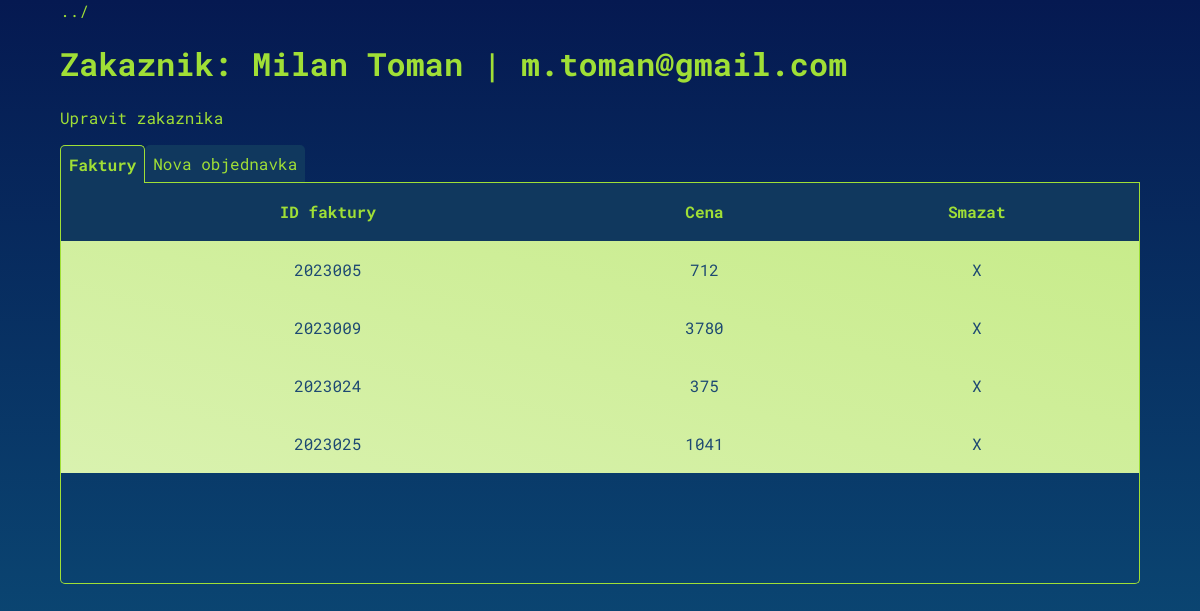
Screenshot of /zakaznik.php?id=1 with the database file from the repository.
### tables this page shows
CREATE TABLE `zakaznik` (
  `id_zak` int NOT NULL AUTO_INCREMENT,
  `jmeno` varchar(32) NOT NULL,
  `email` varchar(64) NOT NULL,
  PRIMARY KEY (`id_zak`)
);

CREATE TABLE `faktura` (
  `id_fak` int NOT NULL AUTO_INCREMENT,
  `zakaznik_id` int NOT NULL,
  `cena_fak` int NOT NULL,
  `datum` int NOT NULL,
  PRIMARY KEY (`id_fak`),
  KEY `zakaznik_id` (`zakaznik_id`),
  CONSTRAINT `faktura_ibfk_1` FOREIGN KEY (`zakaznik_id`) REFERENCES `zakaznik` (`id_zak`)
);

### inc/functions.php (called while the page is built, shortened)
<?php
    function zakaznik_faktura($pdo, $id) {
        $query = "SELECT
            jmeno, email, id_fak, cena_fak, datum, id_zak
            FROM zakaznik
            LEFT JOIN faktura ON id_zak = zakaznik_id
            WHERE id_zak = $id";
        $stmt = $pdo->prepare($query);
        $stmt->execute();
        $results = $stmt->fetchall(PDO::FETCH_ASSOC);
        if ($results) {
            return $results;
        }
        return false;
    }
    function permissions($role_id) {
        switch ($role_id) {
            case 0:
                return "all";
        }
    }

### zakaznik.php (the view, shortened to what this page needs)
<?php
require_once("inc/dbh.inc.php");
require_once("inc/functions.php");
if (isset($_GET["id"])) {
    $id = $_GET["id"];
    $zakaznik_faktura = zakaznik_faktura($conn, $id);
} else {
    header("Location: index.php");
}
$user_permissions = permissions($_SESSION["role"]);
?>
<body>
    <div class="container">
        <a href="index.php">../</a>
        <h1>Zakaznik: <?php echo $zakaznik_faktura[0]["jmeno"] . " | " . $zakaznik_faktura[0]["email"] ?></h1>
        <?php if ($user_permissions == "all") { ?>
        <a href=<?php echo "upravzakaznika.php?id=$id" ?>>Upravit zakaznika</a>
        <?php } ?>
        <nav>
            <span class="navigace <?php
                if (!isset($_GET["orderzboziby"])) {echo "active";};
             ?>" data-target="faktury">Faktury</span>
            <span class="navigace <?php
                if (isset($_GET["orderzboziby"])) {echo "active";};
             ?>" data-target="nova_o">Nova objednavka</span>
        </nav>
        <main>
            <div class="karta <?php
                if (!isset($_GET["orderzboziby"])) {echo "active";};
             ?>" id="faktury">
                <div class="table-container">
                    <?php
                        if (!empty($zakaznik_faktura[0]["id_fak"])) {
                            ?>
                        <table>
                            <thead>
                                <th>ID faktury</th>
                                <th>Cena</th>
                                <th>Smazat</th>
                            </thead>
                            <tbody>
                            <?php
                                foreach ($zakaznik_faktura as $objednavka) {
                                    ?>
                                    <tr>
                                        <td>
                                            <a href='faktura.php?id=<?php echo $objednavka["id_fak"] ?>'>
                                                <?php echo $objednavka["id_fak"] ?>
                                            </a>
                                        </td>
                                        <td> <?php echo $objednavka["cena_fak"] ?></td>
                                        <?php if ($user_permissions == "all") { ?>
                                        <td><a href='inc/smaz_fakturu.inc.php?id=<?php echo $objednavka["id_fak"] . "&id_z=" . $zakaznik_faktura[0]["id_zak"] ?> '>X</a></td>
                                        <?php } ?>
                                    </tr>
                                <?php } ?>
                            </tbody>
                        </table>
                        <?php
                            } else {
                                echo "Zakaznik nema zadne faktury";
                            }
                        ?>
                </div>
            </div>
        </main>
    </div>
</body>
</html>

### public/css/main.css (style rules this page uses)
html { height: 100vh; }
body { background-color: #1D4972 ; background-image: linear-gradient(#051951, #0c527b); color: #A0DF36; margin: 0; font-family: 'Roboto Mono', monospace; }
a { text-decoration: none; color: inherit; transition: all 0.2s; }
nav { margin-top: 2vh; margin-bottom: 0; display: flex; flex-direction: row; border-bottom: solid 1px; }
nav span { cursor: pointer; display: inline-block; padding: 0.5rem; background-color: #10385e; border-bottom: solid 1px; border-radius: 5px 5px 0 0; transform: translateY(1px); }
nav span.active { border-bottom: none; border: solid 1px; border-color: #A0DF36; border-bottom: none; color: #A0DF36; font-weight: bold; }
.karta { display: none; }
.table-container { border: solid 1px; border-top: none; border-radius: 0 0 5px 5px; height: 50vh; overflow: auto; }
.karta.active { display: block; }
.container { width: 90%; margin: auto; }
table { width: 100%; border-collapse: collapse; background-image: linear-gradient(to bottom left, #C6EB87, #D9F2AF); }
th, td { line-height: 3.5em; text-align: center; }
th { background-color: #10385e; color: #A0DF36; }
tr { transition: all 0.2s; color: #1D4972; }
tbody a { display: block; width: 100%; height: 100%; }

### rows the page displays
zakaznik: jmeno "Milan Toman", email "m.toman@gmail.com"
faktura: id_fak "2023005", cena_fak "712"
faktura: id_fak "2023009", cena_fak "3780"
faktura: id_fak "2023024", cena_fak "375"
faktura: id_fak "2023025", cena_fak "1041"
